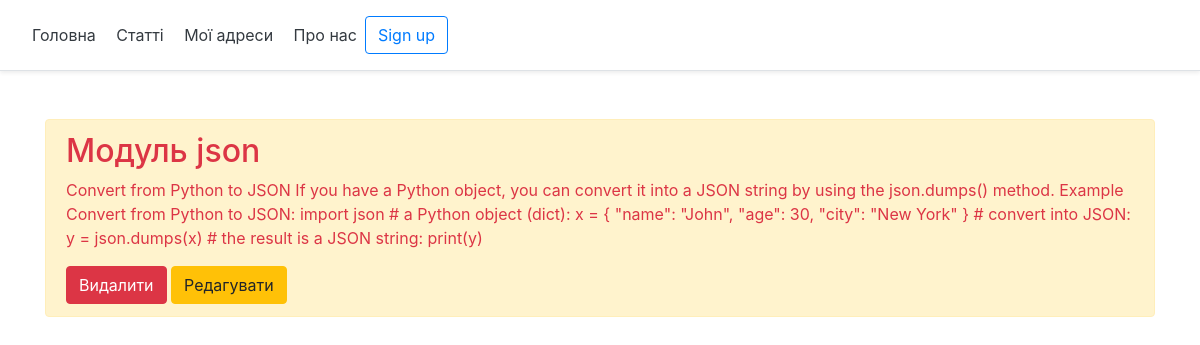
Page /post_det/2 on the committed database.
### les_1.py (models this page shows, shortened)
class Blog(db.Model):
    id=db.Column(db.Integer,primary_key=True)
    title=db.Column(db.String(150),nullable=False)
    intro = db.Column(db.Text, nullable=False)
    main_text=db.Column(db.Text,nullable=False)
    data_=db.Column(db.DateTime,default=datetime.utcnow())

### les_1.py (the view)
@myApp.route('/post_det/<int:id>')
def post_det(id):
    article=Blog.query.get(id)
    return render_template('post_det.html', article=article)

### templates/post_det.html
{% extends 'base.html'%}
{% block body %}
<div class="container mt-5">
    <div class="alert alert-warning text-danger">
         <h2>{{article.title}}</h2>
        <p >{{ article.main_text }}<br></p>
        <a href="/post_det/{{article.id}}/del" class="btn btn-danger">Видалити</a>
        <a href="/edit_art/{{article.id}}/update" class="btn btn-warning">Редагувати</a>
    </div>
</div>
{% endblock %}

### rows in the picture
Blog: title "Модуль json", main_text "Convert from Python to JSON If you have a Python object, you can convert it into a JSON string by using the json.dumps() method. Example Convert from Python to JSON: import json # a Python object (dict): x = { \"name\": \"John\", \"age\": 30, \"city\": \"New York\" } # convert into JSON: y = json.dumps(x) # the result is a JSON string: print(y)"
